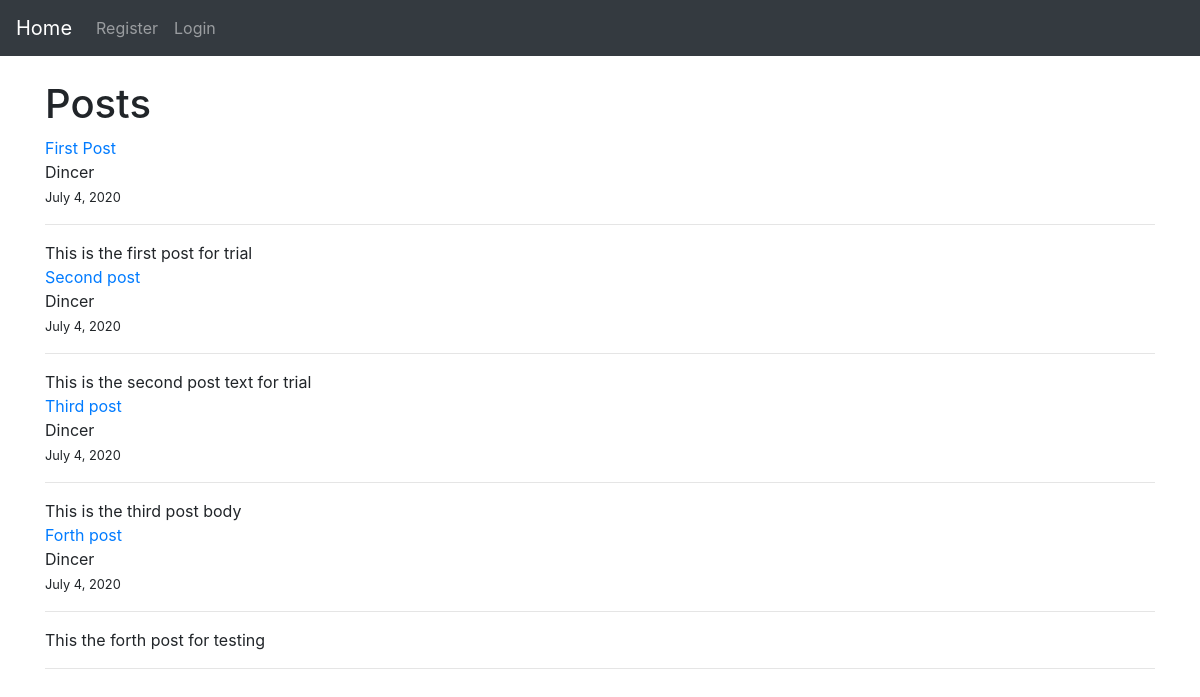
Before: / with the older database file.
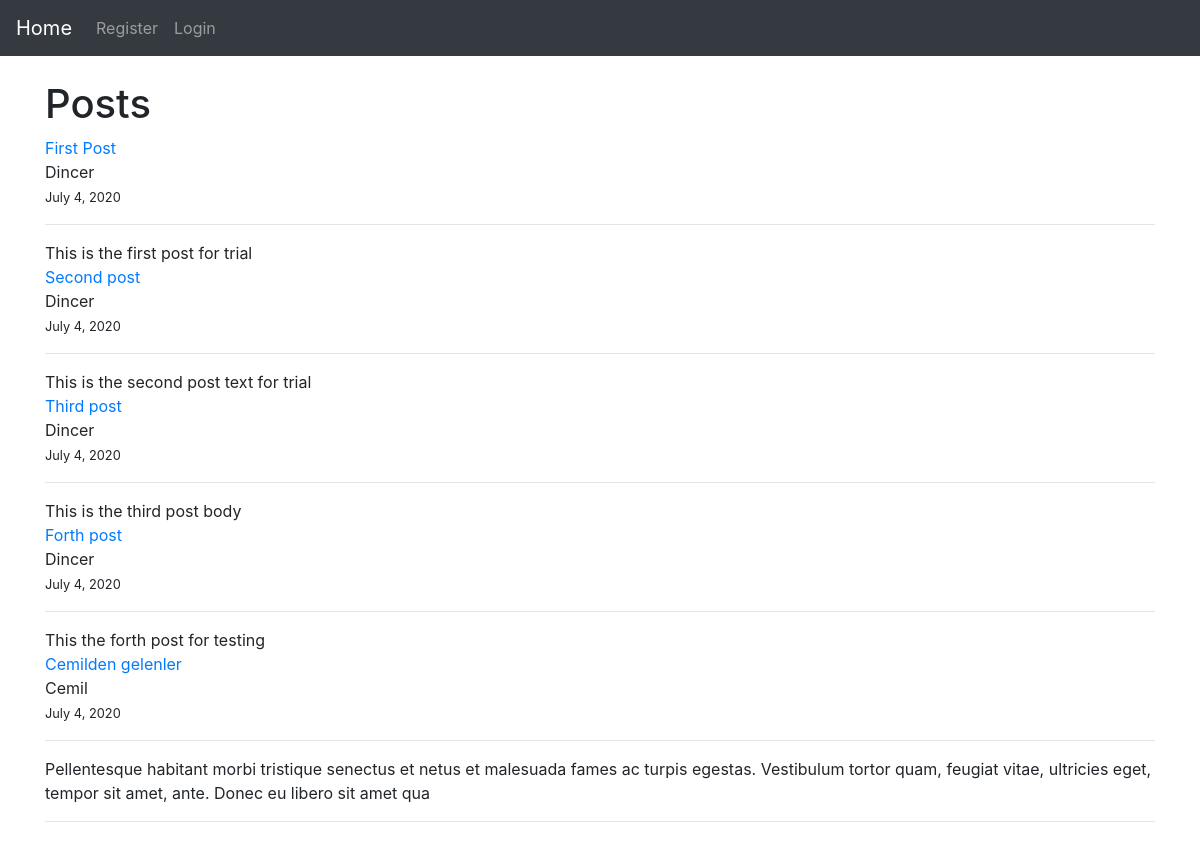
After: the same page with the newer database file.
### blogwebsite/models.py (models this page shows, shortened)
class Post(models.Model):
	title = models.CharField(max_length=100)
	author = models.ForeignKey(User, on_delete=models.CASCADE)
	body = models.TextField()
	post_date = models.DateField(auto_now_add=True)

### blogwebsite/views.py (the view)
# urls.py: path('', HomeView.as_view(), name='home'),
class HomeView(ListView):
	model = Post
	template_name = 'home.html'
	ordering = ['-post_date'] #orders the posts from oldest to new

### blogwebsite/templates/home.html (shortened to what this page needs)
{% extends 'base.html' %}
{% block content %}
<br>
<h1>Posts</h1>
{% for post in object_list %}
	<a href="{% url 'article_details' post.pk %}"> {{ post.title }} </a><br>
	{{ post.author.first_name }} <br>
	<small>{{ post.post_date }}</small><br>
		<hr>
	{{ post.body|slice:":200" }} <br>
{% endfor %}
<hr>
<br><br>
{% endblock %}

### blogwebsite/templates/base.html (shortened to what this page needs)
<!doctype html>
<html lang="en">
  	<head>
	    <link rel="stylesheet" href="https://stackpath.bootstrapcdn.com/bootstrap/4.5.0/css/bootstrap.min.css">
  	</head>
  	<body>
  		<nav class="navbar navbar-expand-lg navbar-dark bg-dark">
		  <a class="navbar-brand" href="{% url 'home' %}">Home</a>
		  <div class="collapse navbar-collapse" id="navbarSupportedContent">
		    <ul class="navbar-nav mr-auto">
		      {% if user.is_authenticated %}
			      <li class="nav-item">
			        <a class="nav-link" href="{% url 'add_post' %}">Add post</a>
			      </li>
			      <li class="nav-item">
			        <a class="nav-link" href="{% url 'logout' %}">Logout</a>
			      </li>
		      {% else %}
			      <li class="nav-item">
			        <a class="nav-link" href="{% url 'register' %}">Register</a>
			      </li>
			      <li class="nav-item">
			        <a class="nav-link" href="{% url 'login' %}">Login</a>
			      </li>
		      {% endif %}
		    </ul>
		  </div>
		</nav>
  		<div class="container">
    	{% block content %}
    	{% endblock %}
    	</div>
  	</body>
</html>

Changed rows visible on the page:
added Post: title "Cemilden gelenler", author.first_name "Cemil", post_date "July 4, 2020", body "Pellentesque habitant morbi tristique senectus et netus et malesuada fames ac turpis egestas. Vestibulum tortor quam, feugiat vitae, ultricies eget, tempor sit amet, ante. Donec eu libero sit amet qua"
